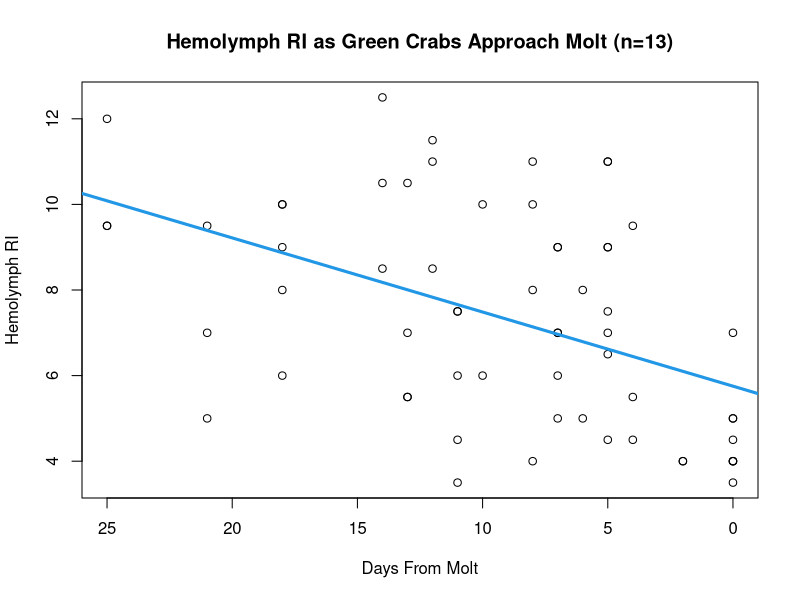
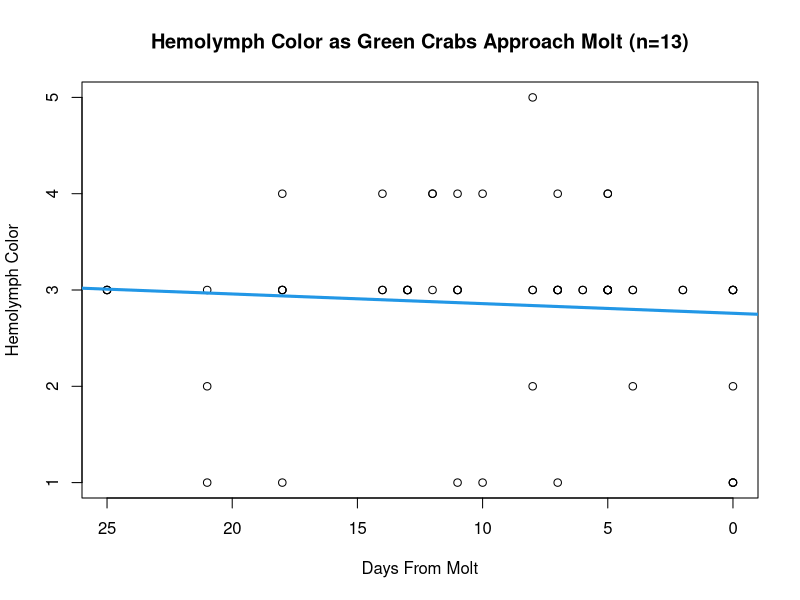
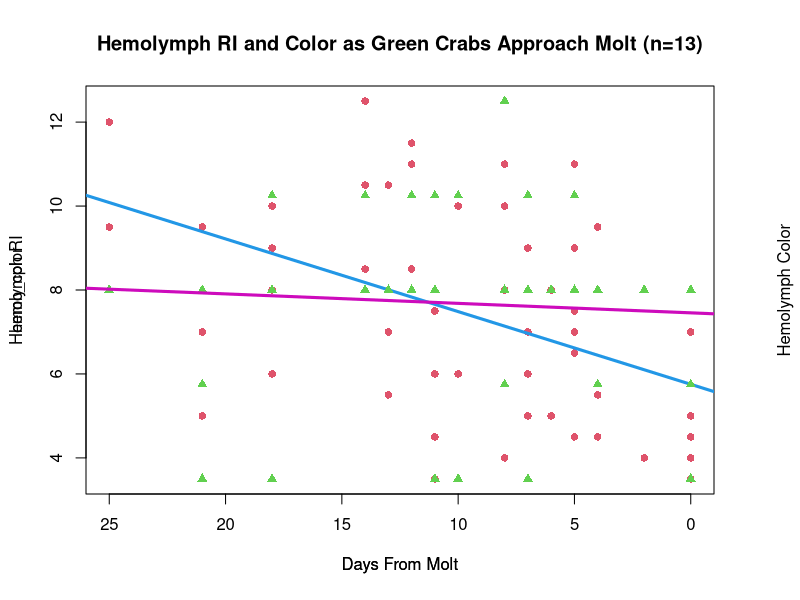

The R source for these figures, in order:
## ---- chunk 1

molt_dat <- read.csv("../data/wl_molt_dat.csv")
# read in .csv

molt_dat

## ---- chunk 2

plot(hemo_ri ~ days_from_molt, data = molt_dat,
     main = "Hemolymph RI as Green Crabs Approach Molt (n=13)",
     xlim = rev(range(days_from_molt)),
     xlab = "Days From Molt", 
     ylab = "Hemolymph RI")
abline(lm (hemo_ri ~ days_from_molt, data = molt_dat), col = 4, lwd = 3)

# plots hemo ri vs days from molt for all 13 crabs
# need to reverse x axis to count down to molt
# appears to be downward trend in hemolymph RI as crabs approach molt
# need to investigate on an individual level
## ---- chunk 3

plot(hemo_color ~ days_from_molt, data = molt_dat,
     main = "Hemolymph Color as Green Crabs Approach Molt (n=13)",
     xlim = rev(range(days_from_molt)),
     xlab = "Days From Molt", 
     ylab = "Hemolymph Color")
abline(lm (hemo_color ~ days_from_molt, data = molt_dat), col = 4, lwd = 3)

# plots hemo color vs days from molt for all 13 crabs
# need to reverse x axis to count down to molt
# doesn't appear to be strong trend or correlation

## ---- chunk 4

par(mar = c(5, 4, 4, 4) + 0.3)
plot(hemo_ri ~ days_from_molt, data = molt_dat,
     main = "Hemolymph RI and Color as Green Crabs Approach Molt (n=13)",
     xlim = rev(range(days_from_molt)),
     xlab = "Days From Molt", 
     ylab = "Hemolymph RI",
     pch = 16, col = 2)
abline(lm (hemo_ri ~ days_from_molt, data = molt_dat), col = 4, lwd = 3)
par(new = TRUE)                             
plot(hemo_color ~ days_from_molt, data = molt_dat,
     xlim = rev(range(days_from_molt)),
     xlab = "Days From Molt",
     pch = 17, col =3,
     axes = FALSE)
abline(lm (hemo_color ~ days_from_molt, data = molt_dat), col = 6, lwd = 3)
axis(side = 4, at = pretty(range('hemo_color, data = molt_dat')))      
mtext("Hemolymph Color", side = 4, line = 3) 


# overlaid two graphs to see hemo ri and color trends 
# some issues to resolve still 
